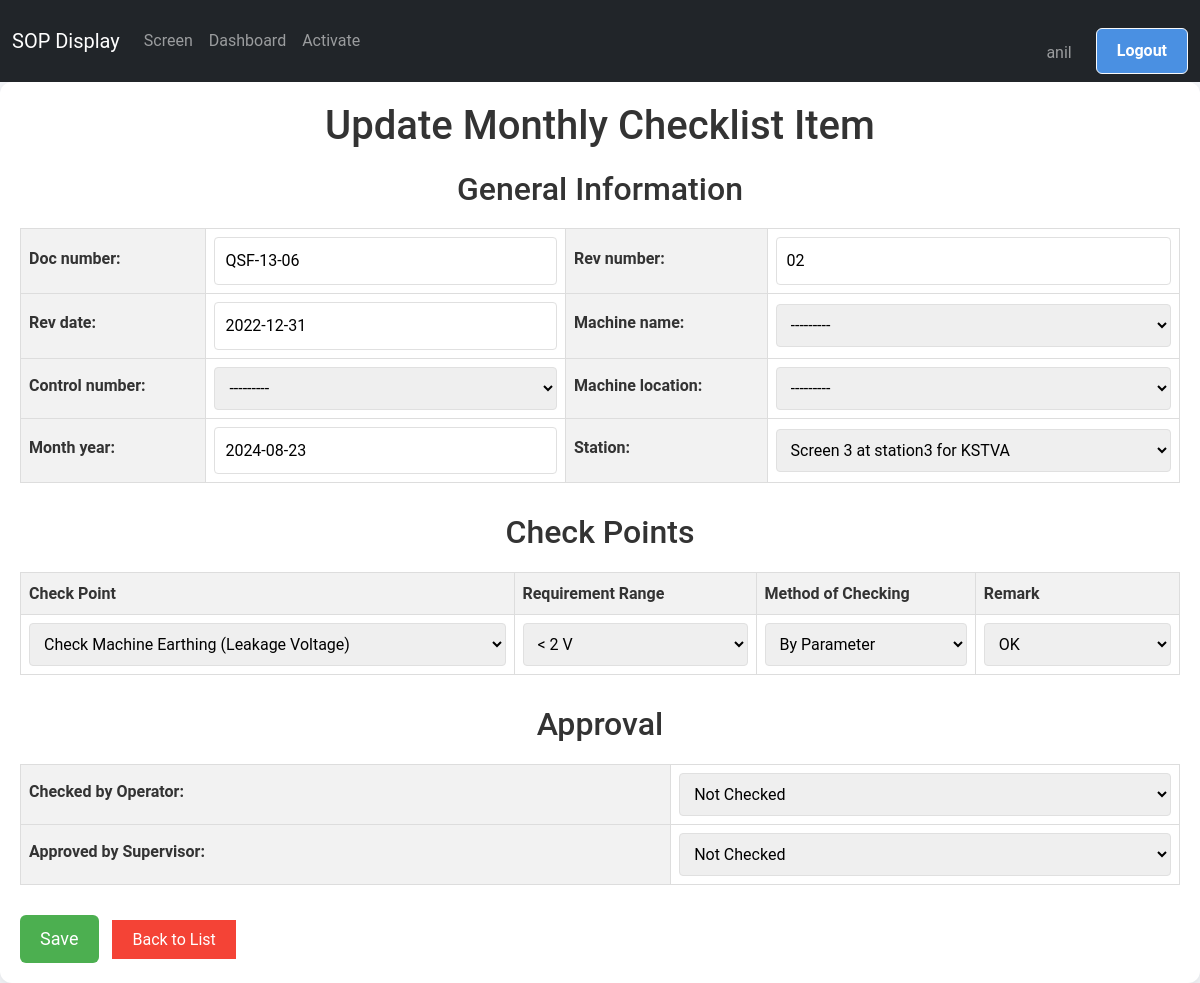
The page /screen/maintenance/monthly/update/3/ (signed in) on the database its author committed.
### screen_app/models.py (models this page shows, shortened)
class MonthlyChecklistItem(models.Model):
    TICK_CHOICES = [
        ('✔', 'OK'),
        ('✘', 'Not OK'),
        ('', 'Not Checked')
    ]
    station=models.ForeignKey(Screen, on_delete=models.CASCADE, default=None)
    doc_number = models.CharField(max_length=20, default="QSF-13-06",blank=True)
    rev_number = models.CharField(max_length=10, default="02")
    rev_date = models.DateField(default="2022-12-31")
    machine_name = models.CharField(max_length=100, choices=MACHINE_NAME_CHOICES)
    control_number = models.CharField(max_length=100,choices=CONTROL_NUMBER_CHOICES)
    machine_location = models.CharField(max_length=100,choices=MACHINE_LOCATION_CHOICES)
    month_year = models.DateField(default=timezone.now)
    CHECK_POINT_CHOICES = (
        ('Check Machine Earthing (Leakage Voltage)', 'Check Machine Earthing (Leakage Voltage)'),
        ('Check all parameter', 'Check all parameter'),
        ('Check Working condition', 'Check Working condition'),
        ('Check Operation of Sensors', 'Check Operation of Sensors'),
        ('Check condition of all fixture', 'Check condition of all fixture'),
    )
    REQUIREMENT_RANGE_CHOICES = (
        ('< 2 V', '< 2 V'),
        ('Condition Proper', 'Condition Proper'),
        ('Condition Proper', 'Condition Proper'),
        ('Proper Condition', 'Proper Condition'),
    )
    METHOD_OF_CHECKING_CHOICES = (
        ('By Parameter', 'By Parameter'),
        ('By Condition', 'By Condition'),
        ('By Condition', 'By Condition'),
        ('By Fixture', 'By Fixture'),
    )
    date = models.DateField(default=timezone.now,blank=True)
    check_point_12 = models.CharField(max_length=200, choices=CHECK_POINT_CHOICES, default='Check Machine Earthing (Leakage Voltage)')
    requirement_range_12 = models.CharField(max_length=200, choices=REQUIREMENT_RANGE_CHOICES, default='< 2 V')
    method_of_checking_12 = models.CharField(max_length=200, choices=METHOD_OF_CHECKING_CHOICES, default='By Parameter')
    TICK_CHOICES = [
        ('✔', 'OK'),
        ('✘', 'Not OK'),
        ('', 'Not Checked')
    ]
    Remark_12=models.CharField(max_length=100,choices=TICK_CHOICES)
    checked_by_Operator = models.CharField(max_length=100,choices=TICK_CHOICES,default='',blank=True)
    approved_by_Supervisor = models.CharField(max_length=100,choices=TICK_CHOICES ,default='',blank=True)

### screen_app/views.py (the view)
# urls.py: path('maintenance/monthly/update/<int:pk>/', UpdateMonthlyChecklistItem.as_view(), name='update_monthly'),
@method_decorator(staff_member_required, name='dispatch')
class UpdateMonthlyChecklistItem(UpdateView):
    model = MonthlyChecklistItem
    form_class = MonthlyChecklistItemForm
    template_name = 'Maintenance/monthly/update_monthly.html'
    success_url = reverse_lazy('list_monthly')

### screen_app/forms.py
class MonthlyChecklistItemForm(forms.ModelForm):
    class Meta:
        model = MonthlyChecklistItem
        fields = '__all__'
        widgets = {
            'month': forms.DateInput(attrs={'type': 'date'}),
            'date': forms.DateInput(attrs={'type': 'date'}),
        }

### screen_app/models.py (called while the page is built)
    def __str__(self):
        return self.name

    def __str__(self):
        return f"Screen {self.screen_id} at {self.manager} for {self.product}"

### screen_app/templates/Maintenance/monthly/update_monthly.html (shortened to what this page needs)
{% extends "base.html" %}
{% block content %}
<div class="container">
    <h1>{% if form.instance.pk %}Update{% else %}Add{% endif %} Monthly Checklist Item</h1>
    <form method="post">
        <div class="section">
            <h2>General Information</h2>
            <table class="excel-table">
                <tr>
                    <th>{{ form.doc_number.label_tag }}</th>
                    <td>{{ form.doc_number }}</td>
                    <th>{{ form.rev_number.label_tag }}</th>
                    <td>{{ form.rev_number }}</td>
                </tr>
                <tr>
                    <th>{{ form.rev_date.label_tag }}</th>
                    <td>{{ form.rev_date }}</td>
                    <th>{{ form.machine_name.label_tag }}</th>
                    <td>{{ form.machine_name }}</td>
                </tr>
                <tr>
                    <th>{{ form.control_number.label_tag }}</th>
                    <td>{{ form.control_number }}</td>
                    <th>{{ form.machine_location.label_tag }}</th>
                    <td>{{ form.machine_location }}</td>
                </tr>
                <tr>
                    <th>{{ form.month_year.label_tag }}</th>
                    <td>{{ form.month_year }}</td>
                    <th>{{ form.station.label_tag }}</th>
                    <td>{{ form.station }}</td>
                </tr>
            </table>
        </div>
        <div class="section">
            <h2>Check Points</h2>
            <table class="excel-table">
                <tr>
                    <th>Check Point</th>
                    <th>Requirement Range</th>
                    <th>Method of Checking</th>
                    <th>Remark</th>
                </tr>
                <tr>
                    <td>{{ form.check_point_12 }}</td>
                    <td>{{ form.requirement_range_12 }}</td>
                    <td>{{ form.method_of_checking_12 }}</td>
                    <td>{{ form.Remark_12 }}</td>
                </tr>
            </table>
        </div>
        <div class="section">
            <h2>Approval</h2>
            <table class="excel-table">
                <tr>
                    <th>{{ form.checked_by_Operator.label_tag }}</th>
                    <td>{{ form.checked_by_Operator }}</td>
                </tr>
                {% if form.instance.pk %}
                <tr>
                    <th>{{ form.approved_by_Supervisor.label_tag }}</th>
                    <td>{{ form.approved_by_Supervisor }}</td>
                </tr>
                {% endif %}
            </table>
        </div>
        <button type="submit" class="btn-submit">Save</button>
        <a href="{% url 'list_monthly' %}" class="btn-back">Back to List</a>
    </form>
</div>
{% endblock content %}

### templates/base.html (shortened to what this page needs)
{% load static %}
<!DOCTYPE html>
<html lang="en">
  <head>
    <link rel="stylesheet" href="{% static 'css/bootstrap.css' %}" />
  </head>
  <body>
    <nav class="navbar navbar-expand-lg navbar-dark bg-dark" id="mainNavbar">
      <div class="container-fluid">
        <a class="navbar-brand" href="/">SOP Display</a>
        <div class="collapse navbar-collapse" id="navbarContent">
          <ul class="navbar-nav me-auto mb-2 mb-lg-0">
            <li class="nav-item">
              <a
                class="nav-link {% if request.resolver_match.url_name == 'display_screen_content' %}active{% endif %}"
                href="{% url 'display_screen_content' %}"
                >Screen</a
              >
            </li>
            {% if user.is_authenticated %}
            <li class="nav-item">
              <a
                class="nav-link {% if request.resolver_match.url_name == 'dashboard' %}active{% endif %}"
                href="{% url 'dashboard' %}"
                >Dashboard</a
              >
            </li>
            {% if user.is_staff %}
            <li class="nav-item">
              <a
                class="nav-link {% if request.resolver_match.url_name == 'activate_product' %}active{% endif %}"
                href="{% url 'activate_product' %}"
                >Activate</a
              >
            </li>
            {% endif %} {% endif %}
          </ul>
          <ul class="navbar-nav ">
            {% if user.is_authenticated %}
            <li class="nav-item mt-4">
              <span class=" nav-link  me-3">{{ user.username }}</span>
            </li>
            <li class="nav-item">
              <form method="post" action="{% url 'logout' %}">
                <button class="btn btn-outline-light" type="submit">
                  Logout
                </button>
              </form>
            </li>
            {% endif %}
          </ul>
        </div>
      </div>
    </nav>
    {% block content %} {% endblock content %}
  </body>
</html>

### templates/base.html (style rules this page uses)
html, body { height: 100%; margin: 0; padding: 0; overflow-x: hidden; }
body { padding-top: 0px; }
.navbar { transition: transform 0.3s ease; }
body { scrollbar-width: none; -ms-overflow-style: none; }
:root { --primary-color: #4a90e2; --secondary-color: #f5f7fa; --text-color: #333; --border-color: #e0e0e0; }
body { font-family: "Roboto", Arial, sans-serif; background-color: var(--secondary-color); color: var(--text-color); line-height: 1.6; margin: 0; padding: 0; }
.container { max-width: 1200px; margin: 40px auto; padding: 30px; background-color: #ffffff; border-radius: 12px; box-shadow: 0 5px 15px rgba(0, 0, 0, 0.1); }
h1 { color: var(--primary-color); font-size: 2.5em; text-align: center; margin-bottom: 30px; }
.btn { display: inline-block; background-color: var(--primary-color); color: white; padding: 10px 20px; text-decoration: none; border-radius: 6px; font-weight: bold; transition: background-color 0.3s ease; }
form { margin-top: 20px; }
form label { display: block; margin-bottom: 5px; font-weight: bold; }
form input[type="text"], form input[type="date"], form input[type="time"], form select { width: 100%; padding: 10px; border: 1px solid var(--border-color); border-radius: 4px; font-size: 16px; }
form button { background-color: var(--primary-color); color: white; border: none; padding: 12px 24px; font-size: 18px; border-radius: 6px; cursor: pointer; transition: background-color 0.3s ease; }

### screen_app/templates/Maintenance/monthly/update_monthly.html (style rules this page uses)
.container { max-width: 1200px; margin: 0 auto; padding: 20px; }
h1, h2 { color: #333; text-align: center; margin-bottom: 20px; }
.excel-table { width: 100%; border-collapse: collapse; margin-bottom: 20px; }
.excel-table th, .excel-table td { border: 1px solid #ddd; padding: 8px; text-align: left; }
.excel-table th { background-color: #f2f2f2; font-weight: bold; }
.section { margin-bottom: 30px; }
.btn-submit { background-color: #4CAF50; color: white; padding: 10px 20px; border: none; cursor: pointer; }
.btn-back { background-color: #f44336; color: white; padding: 10px 20px; text-decoration: none; margin-left: 10px; }

### rows shown on the page
MonthlyChecklistItem: doc_number "QSF-13-06", rev_number "02", rev_date "2022-12-31", machine_name "---------", control_number "---------", machine_location "---------", month_year "2024-08-23", station "Screen 3 at station3 for KSTVA", check_point_12 "Check Machine Earthing (Leakage Voltage)", requirement_range_12 "< 2 V", method_of_checking_12 "By Parameter", Remark_12 "OK", checked_by_Operator "Not Checked", approved_by_Supervisor "Not Checked"

### other values the page prints
{{ user.username }} "anil"
